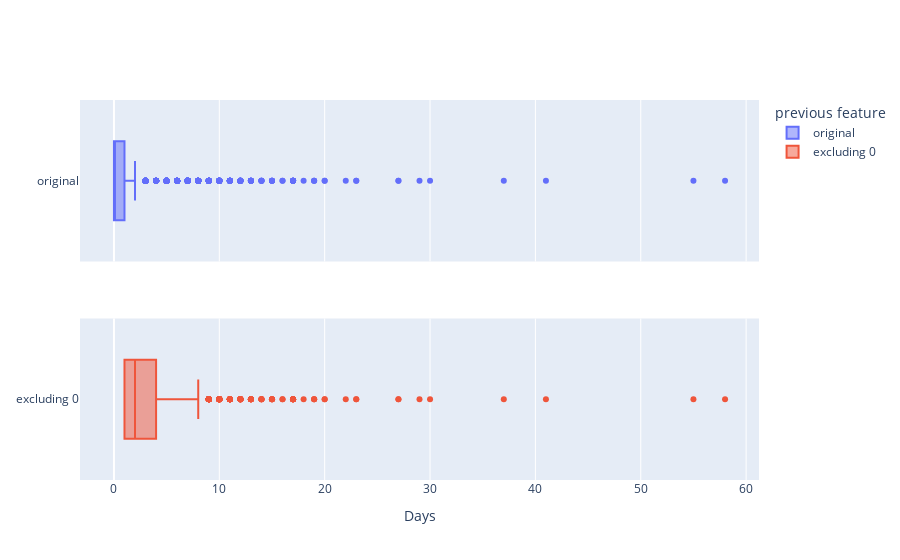

Here is the notebook cell this chart was saved with:
### Code cell
fig = make_subplots(rows=2, cols=1, shared_xaxes=True )
    
fig.add_trace(go.Box(x=data['previous'], name='original'), row=1, col=1)
fig.add_trace(go.Box(x=data[data['previous'] >0]['previous'], name='excluding 0 class'), row=2, col=1, )

fig.update_layout(legend_title_text ='previous feature', xaxis2_title_text='Days')

### Figure 1 — Plotly figure (JSON) as saved in the notebook; plotly's stock layout.template omitted (floating-point values rounded to 4 significant figures; data arrays with more than 128 entries replaced by an {"elided": "..."} marker saying what was removed)
{"data": [{"name": "original", "type": "box", "x": {"elided": "10104 int values"}, "xaxis": "x", "yaxis": "y"}, {"name": "excluding 0", "type": "box", "x": {"elided": "2536 int values"}, "xaxis": "x2", "yaxis": "y2"}], "layout": {"legend": {"title": {"text": "previous feature"}}, "xaxis": {"anchor": "y", "domain": [0, 1], "matches": "x2", "showticklabels": false}, "xaxis2": {"anchor": "y2", "domain": [0, 1], "title": {"text": "Days"}}, "yaxis": {"anchor": "x", "domain": [0.575, 1]}, "yaxis2": {"anchor": "x2", "domain": [0, 0.425]}}}
